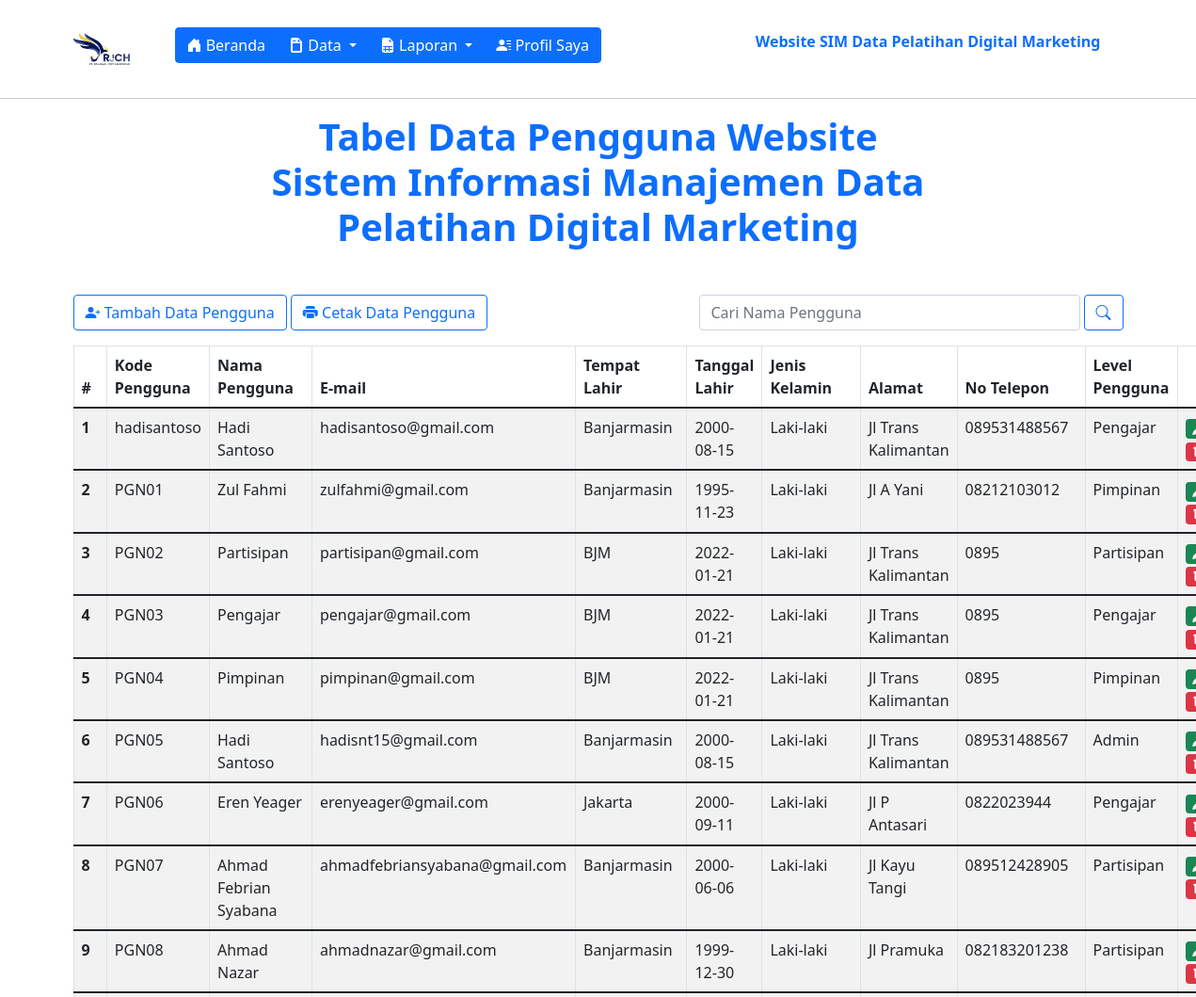
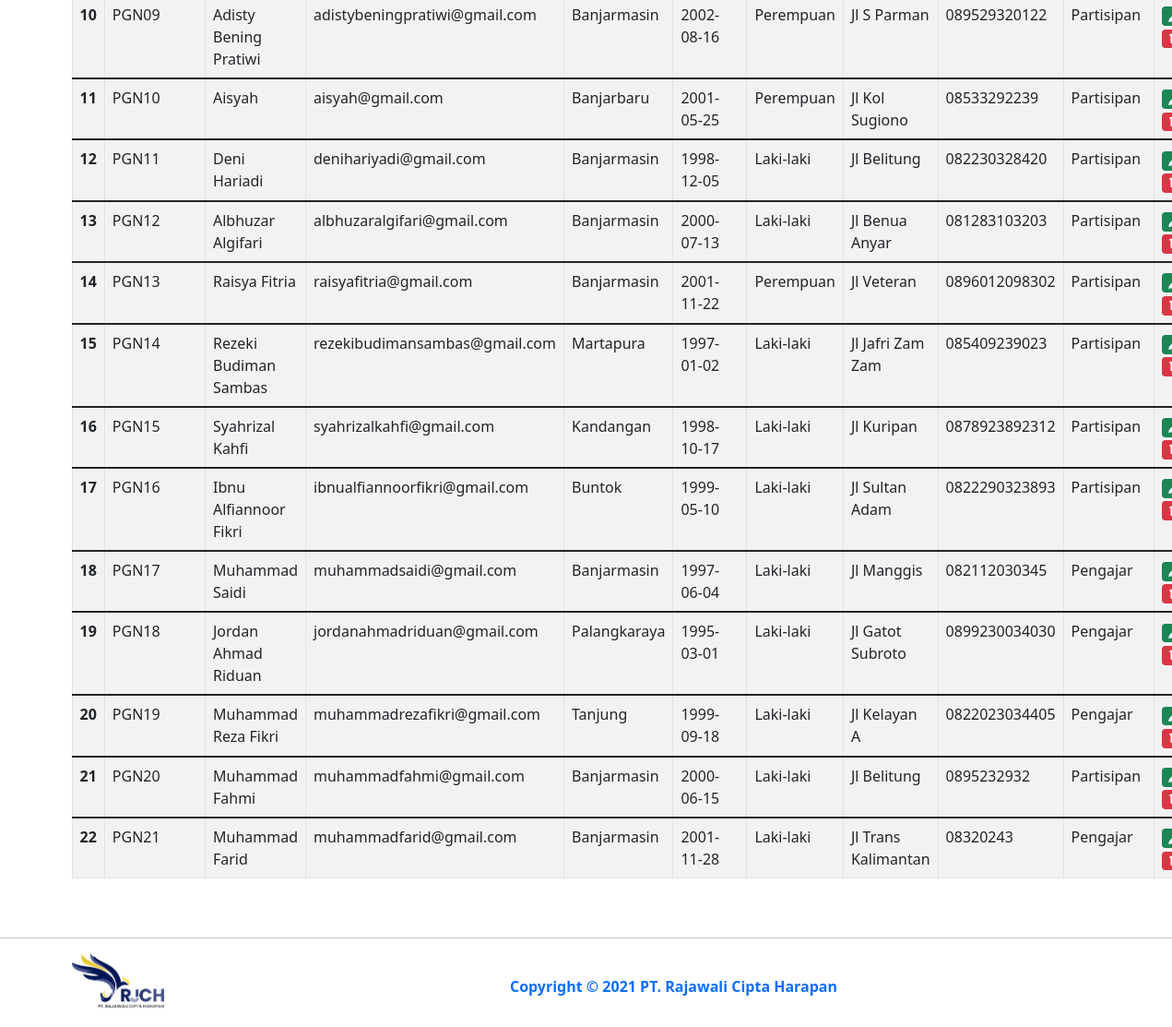
Page /data/user_admin/pengguna/pengguna_show.php (signed in) on the committed database (2 pictures, top to bottom).
### tables this page shows
CREATE TABLE `tb_pengguna_bio` (
  `id_pengguna` int(11) NOT NULL,
  `kode_pengguna` varchar(11) NOT NULL,
  `nama_lengkap` varchar(255) NOT NULL,
  `email` varchar(255) NOT NULL,
  `password` varchar(255) NOT NULL,
  `tempat_lahir` varchar(255) NOT NULL,
  `tanggal_lahir` date NOT NULL,
  `jenis_kelamin` varchar(255) NOT NULL,
  `alamat` varchar(255) NOT NULL,
  `no_telp` varchar(15) NOT NULL,
  `level` varchar(255) NOT NULL
);

### data/user_admin/pengguna/pengguna_functions.php (called while the page is built, shortened)
<?php
$conn = mysqli_connect("localhost", "root", "", "db_pelatihan_digital_marketing");
function queryTampilPengguna($queryTampilPengguna) {
  global $conn;
  $result = mysqli_query($conn, $queryTampilPengguna);
  $rows = [];
  while ($row = mysqli_fetch_assoc($result)) {
    $rows[] = $row;
  }
  return $rows;
}
?>

### data/user_admin/pengguna/pengguna_show.php (the view, shortened to what this page needs)
<?php
require "pengguna_functions.php";
$pengguna = queryTampilPengguna("SELECT * FROM tb_pengguna_bio ORDER BY kode_pengguna ASC");
?>
<!DOCTYPE html>
<html lang="en">
  <head>
    <link href="https://cdn.jsdelivr.net/npm/bootstrap@5.1.3/dist/css/bootstrap.min.css" rel="stylesheet" />
    <link rel="stylesheet" href="https://cdn.jsdelivr.net/npm/bootstrap-icons@1.7.2/font/bootstrap-icons.css">
  </head>
  <body>
    <section id="navbar">
      <nav class="navbar navbar-expand-lg navbar-light bg-white">
        <div class="container">
          <a href="https://rajawaliciptaharapan.com/" target="_blank">
            <img src="../../../src/img/logo-rjch-baru.png" width="60px" alt="PT. Rajawali Cipta Harapan" class="mt-3"/>
          </a>
          <div class="btn-group ms-5 mt-2" role="group" aria-label="Button group with nested dropdown">
            <a class="btn-group" href="../../../index-admin.php">
              <button type="button" class="btn btn-primary"><i class="bi bi-house-door-fill"></i> Beranda</button>
            </a>
            <div class="btn-group" role="group">
              <button id="btnGroupDrop1" type="button" class="btn btn-primary dropdown-toggle" data-bs-toggle="dropdown" aria-expanded="false">
              <i class="bi bi-file-earmark-post-fill"></i> Data
              </button>
            </div>
            <div class="btn-group" role="group">
              <button id="btnGroupDrop1" type="button" class="btn btn-primary dropdown-toggle" data-bs-toggle="dropdown" aria-expanded="false">
              <i class="bi bi-file-earmark-spreadsheet-fill"></i> Laporan
              </button>
            </div>
            <a class="btn-group" href="../profile_admin.php">
              <button type="button" class="btn btn-primary"><i class="bi bi-person-lines-fill"></i> Profil Saya</button>
            </a>
          </div>
          <ul class="navbar-nav ms-auto mb-2 mt-3 mb-lg-0">
            <li class="nav-item">
              <p class="nav-link fw-bold text-primary me-3 ">Website SIM Data Pelatihan Digital Marketing</p>
            </li>
          </ul>
        </div>
      </nav>
      <hr>
    </section>
    <section id="body">
      <div class="container">
        <h1 class="text-primary mb-5 text-center fw-bold">Tabel Data Pengguna Website <br> Sistem Informasi Manajemen Data <br> Pelatihan Digital Marketing</h1>
        <div class="row">
          <div class="col-md-7">
            <a href="pengguna_input.php">
              <button type="button" class="btn btn-outline-primary"><i class="bi bi-person-plus-fill"></i> Tambah Data Pengguna</button>
            </a>
            <a href="pengguna_print.php">
              <button type="button" class="btn btn-outline-primary"><i class="bi bi-printer-fill"></i> Cetak Data Pengguna</button>
            </a>
          </div>
          <div class="col-md-5">
            <div class="input-group mb-3">
              <form action="" method="post" class="d-flex">
                <input type="text" class="form-control" placeholder="Cari Nama Pengguna" name="keyword" size="70" autofocus autocomplete="off">
                <button class="btn btn-outline-primary ms-1" type="submit" name="cariPengguna"><i class="bi bi-search"></i></button>
              </form>
            </div>
          </div>
        </div>
        <div class="row">
          <div class="col">
          <table class="table table-striped table-bordered">
            <thead>
              <tr>
                <th scope="col">#</th>
                <th scope="col">Kode Pengguna</th>
                <th scope="col">Nama Pengguna</th>
                <th scope="col">E-mail</th>
                <th scope="col">Tempat Lahir</th>
                <th scope="col">Tanggal Lahir</th>
                <th scope="col">Jenis Kelamin</th>
                <th scope="col">Alamat</th>
                <th scope="col">No Telepon</th>
                <th scope="col">Level Pengguna</th>
              </tr>
            </thead>
            <?php $i = 1; ?>
            <?php foreach ($pengguna as $row) : ?>
            <tbody>
              <tr>
                <th scope="row"><?= $i; ?></th>
                <td><?= $row["kode_pengguna"]; ?></td>
                <td><?= $row["nama_lengkap"]; ?></td>
                <td><?= $row["email"]; ?></td>
                <td><?= $row["tempat_lahir"]; ?></td>
                <td><?= $row["tanggal_lahir"]; ?></td>
                <td><?= $row["jenis_kelamin"]; ?></td>
                <td><?= $row["alamat"]; ?></td>
                <td><?= $row["no_telp"]; ?></td>
                <td><?= $row["level"]; ?></td>
                <td>
                  <a href="pengguna_update.php?id_pengguna=<?= $row["id_pengguna"]; ?>">
                    <span class="badge bg-success"><i class="bi bi-pen-fill"></i></span>
                  </a><br>
                  <a href="pengguna_remove.php?id_pengguna=<?= $row["id_pengguna"]; ?>" >
                    <span class="badge bg-danger"><i class="bi bi-trash-fill"></i></span>
                  </a>
                </td>
              </tr>
            </tbody>
            <?php $i++ ?>
            <?php endforeach; ?>
          </table>
          </div>
        </div>
      </div>
    </section>
    <section class="footer mt-5 mb-3">
      <hr>
      <div class="container">
        <div class="row mt-3">
          <div class="col-md-2">
            <a href="https://rajawaliciptaharapan.com" target="_blank">
              <img src="../../../src/img/logo-rjch-baru.png" alt="PT Rajawali Cipta Harapan" width="100px">
            </a>
          </div>
          <div class="col-md-10 justify-content-center mt-4">
            <p class="text-center text-primary fw-bold">Copyright <span class="fw-bolder">&copy;</span> 2021 PT. Rajawali Cipta Harapan</p>
          </div>
        </div>
      </div>
    </section>
  </body>
</html>

### data/user_admin/pengguna/pengguna_show.php (style rules this page uses)
a { text-decoration: none; }

### rows in the picture
tb_pengguna_bio: kode_pengguna "hadisantoso", nama_lengkap "Hadi Santoso", email "hadisantoso@gmail.com", tempat_lahir "Banjarmasin", tanggal_lahir "2000-08-15", jenis_kelamin "Laki-laki", alamat "Jl Trans Kalimantan", no_telp "089531488567", level "Pengajar"
tb_pengguna_bio: kode_pengguna "PGN01", nama_lengkap "Zul Fahmi", email "zulfahmi@gmail.com", tempat_lahir "Banjarmasin", tanggal_lahir "1995-11-23", jenis_kelamin "Laki-laki", alamat "Jl A Yani", no_telp "08212103012", level "Pimpinan"
tb_pengguna_bio: kode_pengguna "PGN02", nama_lengkap "Partisipan", email "partisipan@gmail.com", tempat_lahir "BJM", tanggal_lahir "2022-01-21", jenis_kelamin "Laki-laki", alamat "Jl Trans Kalimantan", no_telp "0895", level "Partisipan"
tb_pengguna_bio: kode_pengguna "PGN03", nama_lengkap "Pengajar", email "pengajar@gmail.com", tempat_lahir "BJM", tanggal_lahir "2022-01-21", jenis_kelamin "Laki-laki", alamat "Jl Trans Kalimantan", no_telp "0895", level "Pengajar"
tb_pengguna_bio: kode_pengguna "PGN04", nama_lengkap "Pimpinan", email "pimpinan@gmail.com", tempat_lahir "BJM", tanggal_lahir "2022-01-21", jenis_kelamin "Laki-laki", alamat "Jl Trans Kalimantan", no_telp "0895", level "Pimpinan"
tb_pengguna_bio: kode_pengguna "PGN05", nama_lengkap "Hadi Santoso", email "hadisnt15@gmail.com", tempat_lahir "Banjarmasin", tanggal_lahir "2000-08-15", jenis_kelamin "Laki-laki", alamat "Jl Trans Kalimantan", no_telp "089531488567", level "Admin"
tb_pengguna_bio: kode_pengguna "PGN06", nama_lengkap "Eren Yeager", email "erenyeager@gmail.com", tempat_lahir "Jakarta", tanggal_lahir "2000-09-11", jenis_kelamin "Laki-laki", alamat "Jl P Antasari", no_telp "0822023944", level "Pengajar"
tb_pengguna_bio: kode_pengguna "PGN07", nama_lengkap "Ahmad Febrian Syabana", email "ahmadfebriansyabana@gmail.com", tempat_lahir "Banjarmasin", tanggal_lahir "2000-06-06", jenis_kelamin "Laki-laki", alamat "Jl Kayu Tangi", no_telp "089512428905", level "Partisipan"
tb_pengguna_bio: kode_pengguna "PGN08", nama_lengkap "Ahmad Nazar", email "ahmadnazar@gmail.com", tempat_lahir "Banjarmasin", tanggal_lahir "1999-12-30", jenis_kelamin "Laki-laki", alamat "Jl Pramuka", no_telp "082183201238", level "Partisipan"
tb_pengguna_bio: kode_pengguna "PGN09", nama_lengkap "Adisty Bening Pratiwi", email "adistybeningpratiwi@gmail.com", tempat_lahir "Banjarmasin", tanggal_lahir "2002-08-16", jenis_kelamin "Perempuan", alamat "Jl S Parman", no_telp "089529320122", level "Partisipan"
tb_pengguna_bio: kode_pengguna "PGN10", nama_lengkap "Aisyah", email "aisyah@gmail.com", tempat_lahir "Banjarbaru", tanggal_lahir "2001-05-25", jenis_kelamin "Perempuan", alamat "Jl Kol Sugiono", no_telp "08533292239", level "Partisipan"
tb_pengguna_bio: kode_pengguna "PGN11", nama_lengkap "Deni Hariadi", email "denihariyadi@gmail.com", tempat_lahir "Banjarmasin", tanggal_lahir "1998-12-05", jenis_kelamin "Laki-laki", alamat "Jl Belitung", no_telp "082230328420", level "Partisipan"
tb_pengguna_bio: kode_pengguna "PGN12", nama_lengkap "Albhuzar Algifari", email "albhuzaralgifari@gmail.com", tempat_lahir "Banjarmasin", tanggal_lahir "2000-07-13", jenis_kelamin "Laki-laki", alamat "Jl Benua Anyar", no_telp "081283103203", level "Partisipan"
tb_pengguna_bio: kode_pengguna "PGN13", nama_lengkap "Raisya Fitria", email "raisyafitria@gmail.com", tempat_lahir "Banjarmasin", tanggal_lahir "2001-11-22", jenis_kelamin "Perempuan", alamat "Jl Veteran", no_telp "0896012098302", level "Partisipan"
tb_pengguna_bio: kode_pengguna "PGN14", nama_lengkap "Rezeki Budiman Sambas", email "rezekibudimansambas@gmail.com", tempat_lahir "Martapura", tanggal_lahir "1997-01-02", jenis_kelamin "Laki-laki", alamat "Jl Jafri Zam Zam", no_telp "085409239023", level "Partisipan"
tb_pengguna_bio: kode_pengguna "PGN15", nama_lengkap "Syahrizal Kahfi", email "syahrizalkahfi@gmail.com", tempat_lahir "Kandangan", tanggal_lahir "1998-10-17", jenis_kelamin "Laki-laki", alamat "Jl Kuripan", no_telp "0878923892312", level "Partisipan"
tb_pengguna_bio: kode_pengguna "PGN16", nama_lengkap "Ibnu Alfiannoor Fikri", email "ibnualfiannoorfikri@gmail.com", tempat_lahir "Buntok", tanggal_lahir "1999-05-10", jenis_kelamin "Laki-laki", alamat "Jl Sultan Adam", no_telp "0822290323893", level "Partisipan"
tb_pengguna_bio: kode_pengguna "PGN17", nama_lengkap "Muhammad Saidi", email "muhammadsaidi@gmail.com", tempat_lahir "Banjarmasin", tanggal_lahir "1997-06-04", jenis_kelamin "Laki-laki", alamat "Jl Manggis", no_telp "082112030345", level "Pengajar"
tb_pengguna_bio: kode_pengguna "PGN18", nama_lengkap "Jordan Ahmad Riduan", email "jordanahmadriduan@gmail.com", tempat_lahir "Palangkaraya", tanggal_lahir "1995-03-01", jenis_kelamin "Laki-laki", alamat "Jl Gatot Subroto", no_telp "0899230034030", level "Pengajar"
tb_pengguna_bio: kode_pengguna "PGN19", nama_lengkap "Muhammad Reza Fikri", email "muhammadrezafikri@gmail.com", tempat_lahir "Tanjung", tanggal_lahir "1999-09-18", jenis_kelamin "Laki-laki", alamat "Jl Kelayan A", no_telp "0822023034405", level "Pengajar"
tb_pengguna_bio: kode_pengguna "PGN20", nama_lengkap "Muhammad Fahmi", email "muhammadfahmi@gmail.com", tempat_lahir "Banjarmasin", tanggal_lahir "2000-06-15", jenis_kelamin "Laki-laki", alamat "Jl Belitung", no_telp "0895232932", level "Partisipan"
tb_pengguna_bio: kode_pengguna "PGN21", nama_lengkap "Muhammad Farid", email "muhammadfarid@gmail.com", tempat_lahir "Banjarmasin", tanggal_lahir "2001-11-28", jenis_kelamin "Laki-laki", alamat "Jl Trans Kalimantan", no_telp "08320243", level "Pengajar"
